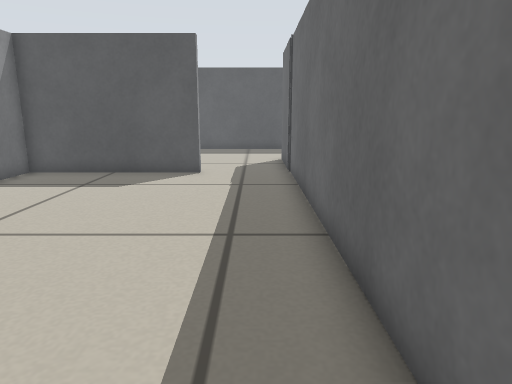
View 1 (above)

13 first-person views from a walk through a robot-simulator world made for Stage. The camera is 0.44 m above the floor, tilts 12° down and sees 70° across. Floor lines are 1 m apart. The floor is counted in squares, 0.2 m on a side. Each view is taken from the middle of a square. On the plan, view 1 faces up. The plan holds only what a view shows up to about 20 squares ahead; the rest is blank. The robots in the file are not drawn.

View 2
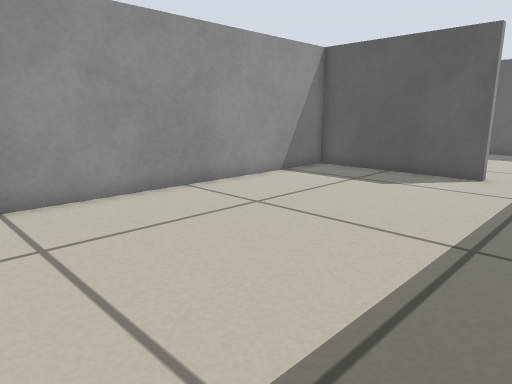

View 3
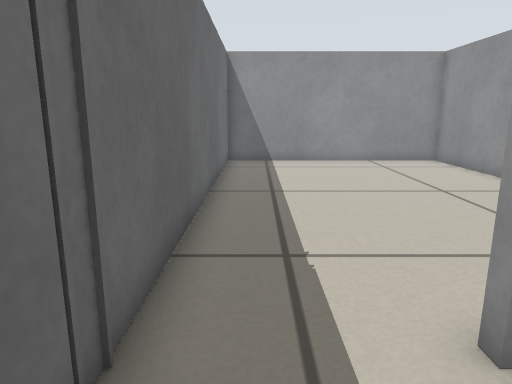

View 4
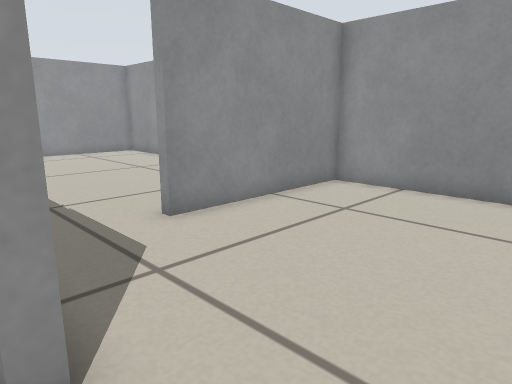

View 5
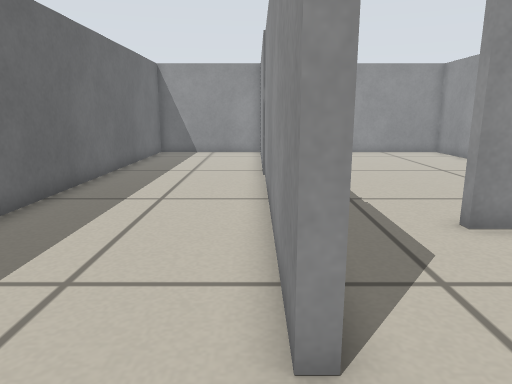

View 6
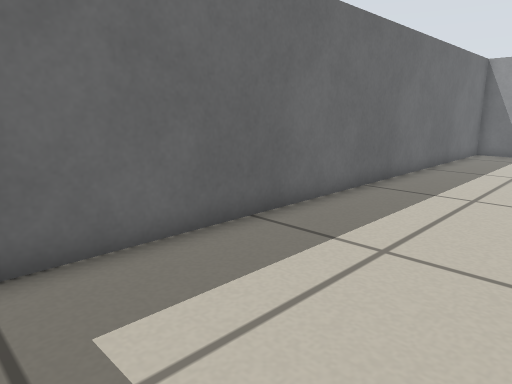

View 7
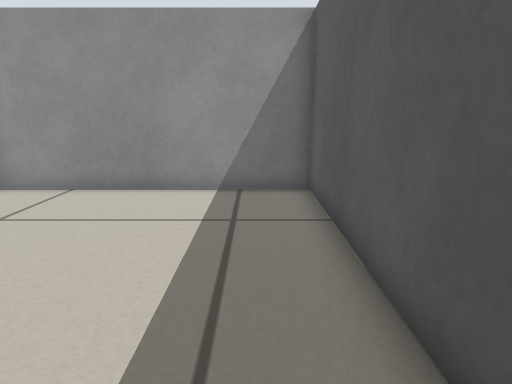

View 8
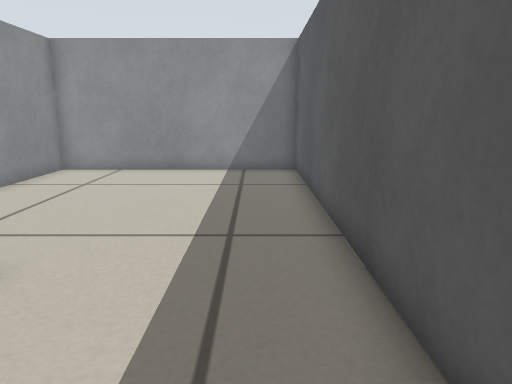

View 9
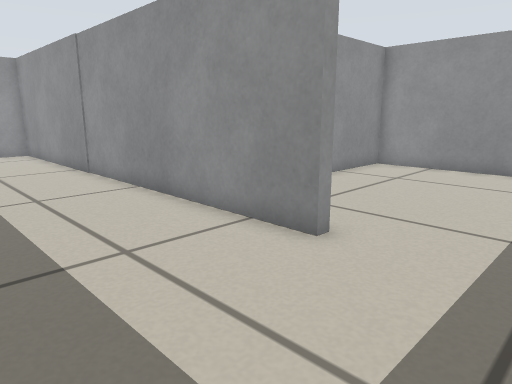

View 10
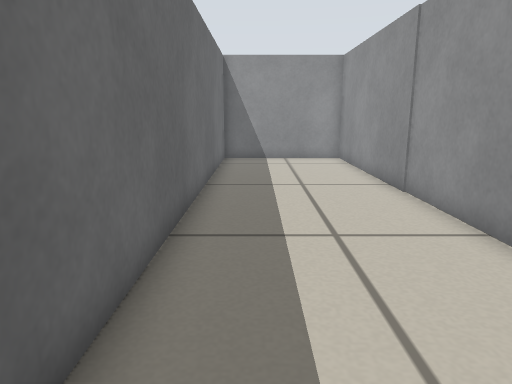

View 11
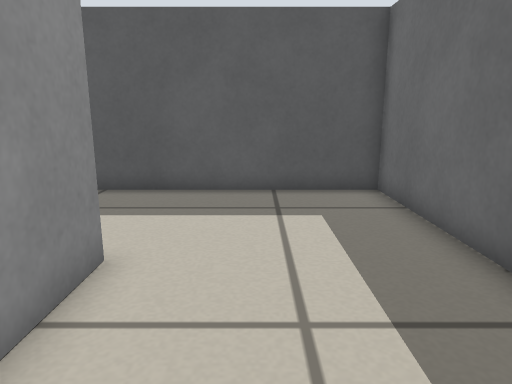

View 12
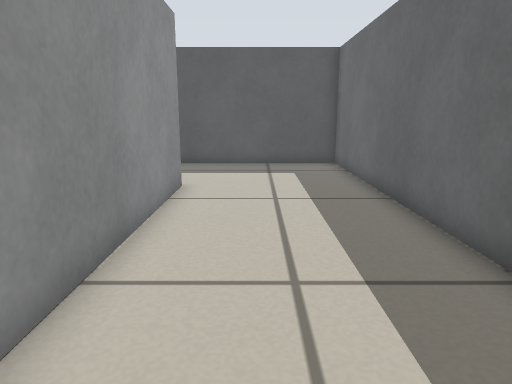

View 13
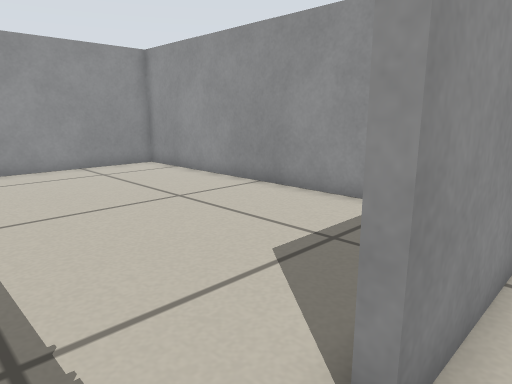

### Floor plan
Points are (right, up) in squares from view 1. A wall is a line through its corners. A room is listed if a view was taken in it or the views show most of it. See-through windows are left out.
Room 1 (views 1, 2)
walls: (-2.1, 13.8) (-8.7, 13.8) (-8.7, -0.7) (1.3, -0.7) (1.3, 13.6)
ways out: opening at (-1, 14) to room 2
Room 2 (views 3, 13)
walls: (1.4, 23.6) (-8.7, 23.6) (-8.7, 14.2) (-2.1, 14.2) (-2.1, 13.8); (1.3, 13.6) (1.3, 18.3)
ways out: opening at (-1, 14) to room 1; opening at (1, 21) to room 3
Room 3 (views 4, 5, 6, 7, 8, 9, 10, 11, 12)
walls: (1.3, 18.3) (1.7, 18.3) (1.7, -0.7) (7.6, -0.7) (7.6, 23.6) (1.4, 23.6)
ways out: opening at (1, 21) to room 2

Where each view was taken, in squares from view 1:
view 1: 0 up, 0 right, facing up
view 2: 0 up, 1 right, facing up-left
view 3: 17 up, 0 right, facing down
view 4: 21 up, 2 right, facing down-left
view 5: 21 up, 2 right, facing down
view 6: 22 up, 2 right, facing down-right
view 7: 22 up, 2 right, facing left
view 8: 22 up, 6 right, facing left
view 9: 22 up, 7 right, facing down-left
view 10: 18 up, 6 right, facing down
view 11: 13 up, 4 right, facing up
view 12: 7 up, 4 right, facing up
view 13: 15 up, 0 right, facing down-left
